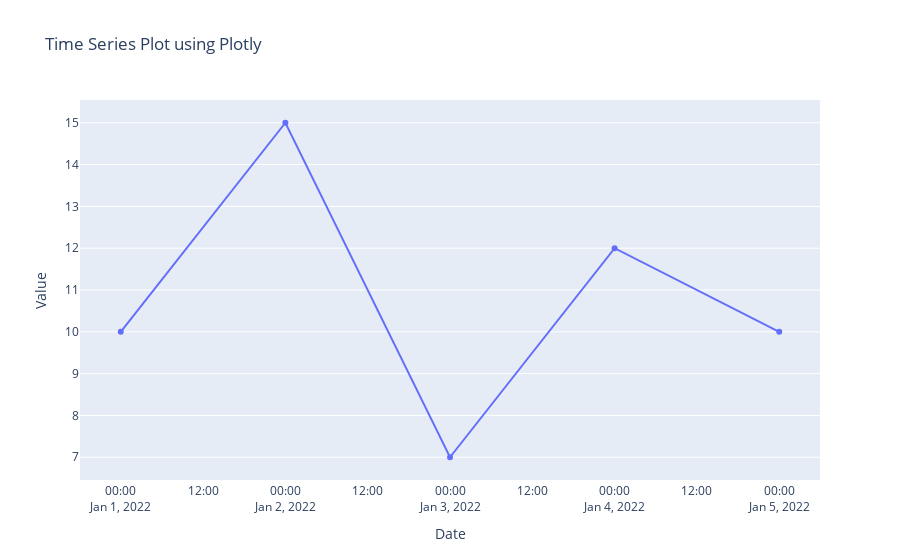

Notebook cell for this chart:
### Code cell
# Import required libraries
import plotly.graph_objects as go
import pandas as pd

# Sample time series data
data = {
    'Date': ['2022-01-01', '2022-01-02', '2022-01-03', '2022-01-04', '2022-01-05'],
    'Value': [10, 15, 7, 12, 10]
}

# Create a pandas dataframe from the dictionary
df = pd.DataFrame(data)

# Convert the 'Date' column to a datetime object for better handling
df['Date'] = pd.to_datetime(df['Date'])

# Creating the time series plot
fig = go.Figure(data=go.Scatter(x=df['Date'], y=df['Value'], mode='lines+markers'))

# Setting the layout for the plot
fig.update_layout(
    title='Time Series Plot using Plotly',
    xaxis_title='Date',
    yaxis_title='Value',
    xaxis=dict(showline=True, showgrid=False, showticklabels=True),
    yaxis=dict(zeroline=False, showgrid=True, showline=False, showticklabels=True),
)

# Display the plot
fig.show()

# Save the plot to an HTML file
fig.write_html("./outputs/time_series_plotly.html")

# save as png
fig.write_image("./outputs/time_series_plotly.png")

### Figure 1 — Plotly figure (JSON) as saved in the notebook; plotly's stock layout.template omitted (floating-point values rounded to 4 significant figures)
{"data": [{"mode": "lines+markers", "type": "scatter", "x": ["2022-01-01T00:00:00", "2022-01-02T00:00:00", "2022-01-03T00:00:00", "2022-01-04T00:00:00", "2022-01-05T00:00:00"], "y": [10, 15, 7, 12, 10]}], "layout": {"title": {"text": "Time Series Plot using Plotly"}, "xaxis": {"showgrid": false, "showline": true, "showticklabels": true, "title": {"text": "Date"}}, "yaxis": {"showgrid": true, "showline": false, "showticklabels": true, "title": {"text": "Value"}, "zeroline": false}}}
